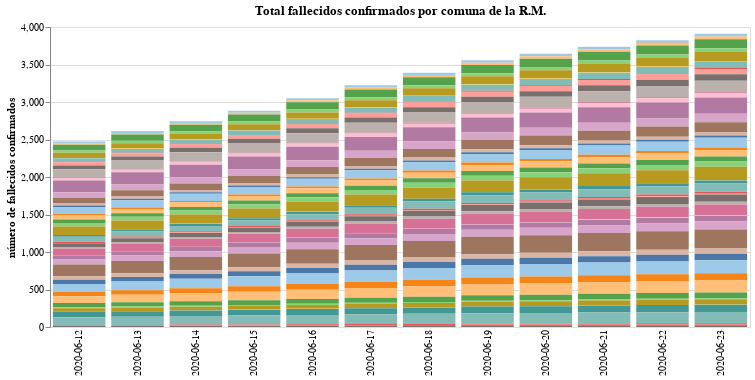

Here is the notebook cell this chart was saved with:
### Markdown cell above
# Evolución del total de fallecidos confirmados por comuna (interpolación)

### Code cell
#collapse-hide
#linear interpolation
county_deaths_RM = np.round(county_deaths_RM.interpolate(method="linear"))

#data in long form to plot it on altair
county_deaths_RM_long_form = county_deaths_RM.drop(columns="Total").reset_index().melt("Fecha", var_name="Comuna", value_name="Fallecidos confirmados")
#plot the data
input_dropdown = alt.binding_select(options=county_deaths_RM_long_form['Comuna'].unique())
selection1 = alt.selection_single(fields=['Comuna'], bind=input_dropdown, name=' ')
selection2 = alt.selection_multi(fields=['Comuna'], on='mouseover')

color = alt.condition(selection1 | selection2,
                    alt.Color('Comuna:N', scale=alt.Scale(scheme='tableau20'), legend=None),
                    alt.value('lightgray'))

bars1 = alt.Chart(county_deaths_RM_long_form.fillna(0)).mark_bar().encode(
    x=alt.X("Fecha", axis=alt.Axis(title="", domain=False, tickSize=0)),
    y=alt.Y("Fallecidos confirmados", axis=alt.Axis(title="número de fallecidos confirmados")),
    tooltip = ["Fecha", "Comuna", "Fallecidos confirmados"],
    color = color
).properties(
    title="Total fallecidos confirmados por comuna de la R.M.",
    width=700).add_selection(
    selection1, selection2
).transform_filter(
    selection1
)

bars1

### Figure 1 — Vega-Lite specification as saved in the notebook (floating-point values rounded to 4 significant figures; data arrays with more than 128 entries replaced by an {"elided": "..."} marker saying what was removed)
{"config": {"view": {"continuousWidth": 400, "continuousHeight": 300}}, "data": {"name": "data-e73f6d6fb2a5cd4d1b495e0f73f5673f"}, "mark": "bar", "encoding": {"color": {"condition": {"type": "nominal", "field": "Comuna", "legend": null, "scale": {"scheme": "tableau20"}, "selection": {"or": [" ", "selector002"]}}, "value": "lightgray"}, "tooltip": [{"type": "nominal", "field": "Fecha"}, {"type": "nominal", "field": "Comuna"}, {"type": "quantitative", "field": "Fallecidos confirmados"}], "x": {"type": "nominal", "axis": {"domain": false, "tickSize": 0, "title": ""}, "field": "Fecha"}, "y": {"type": "quantitative", "axis": {"title": "número de fallecidos confirmados"}, "field": "Fallecidos confirmados"}}, "selection": {" ": {"type": "single", "fields": ["Comuna"], "bind": {"input": "select", "options": ["Alhue", "Buin", "Calera de Tango", "Cerrillos", "Cerro Navia", "Colina", "Conchali", "Curacavi", "El Bosque", "El Monte", "Estacion Central", "Huechuraba", "Independencia", "Isla de Maipo", "La Cisterna", "La Florida", "La Granja", "La Pintana", "La Reina", "Lampa", "Las Condes", "Lo Barnechea", "Lo Espejo", "Lo Prado", "Macul", "Maipu", "Maria Pinto", "Melipilla", "Nunoa", "Padre Hurtado", "Paine", "Pedro Aguirre Cerda", "Penaflor", "Penalolen", "Pirque", "Providencia", "Pudahuel", "Puente Alto", "Quilicura", "Quinta Normal", "Recoleta", "Renca", "San Bernardo", "San Joaquin", "San Jose de Maipo", "San Miguel", "San Pedro", "San Ramon", "Santiago", "Talagante", "Tiltil", "Vitacura", "Desconocido Metropolitana"]}}, "selector002": {"type": "multi", "fields": ["Comuna"], "on": "mouseover"}}, "title": "Total fallecidos confirmados por comuna de la R.M.", "transform": [{"filter": {"selection": " "}}], "width": 700, "$schema": "https://vega.github.io/schema/vega-lite/v4.8.1.json", "datasets": {"data-e73f6d6fb2a5cd4d1b495e0f73f5673f": {"elided": "636 records"}}}
